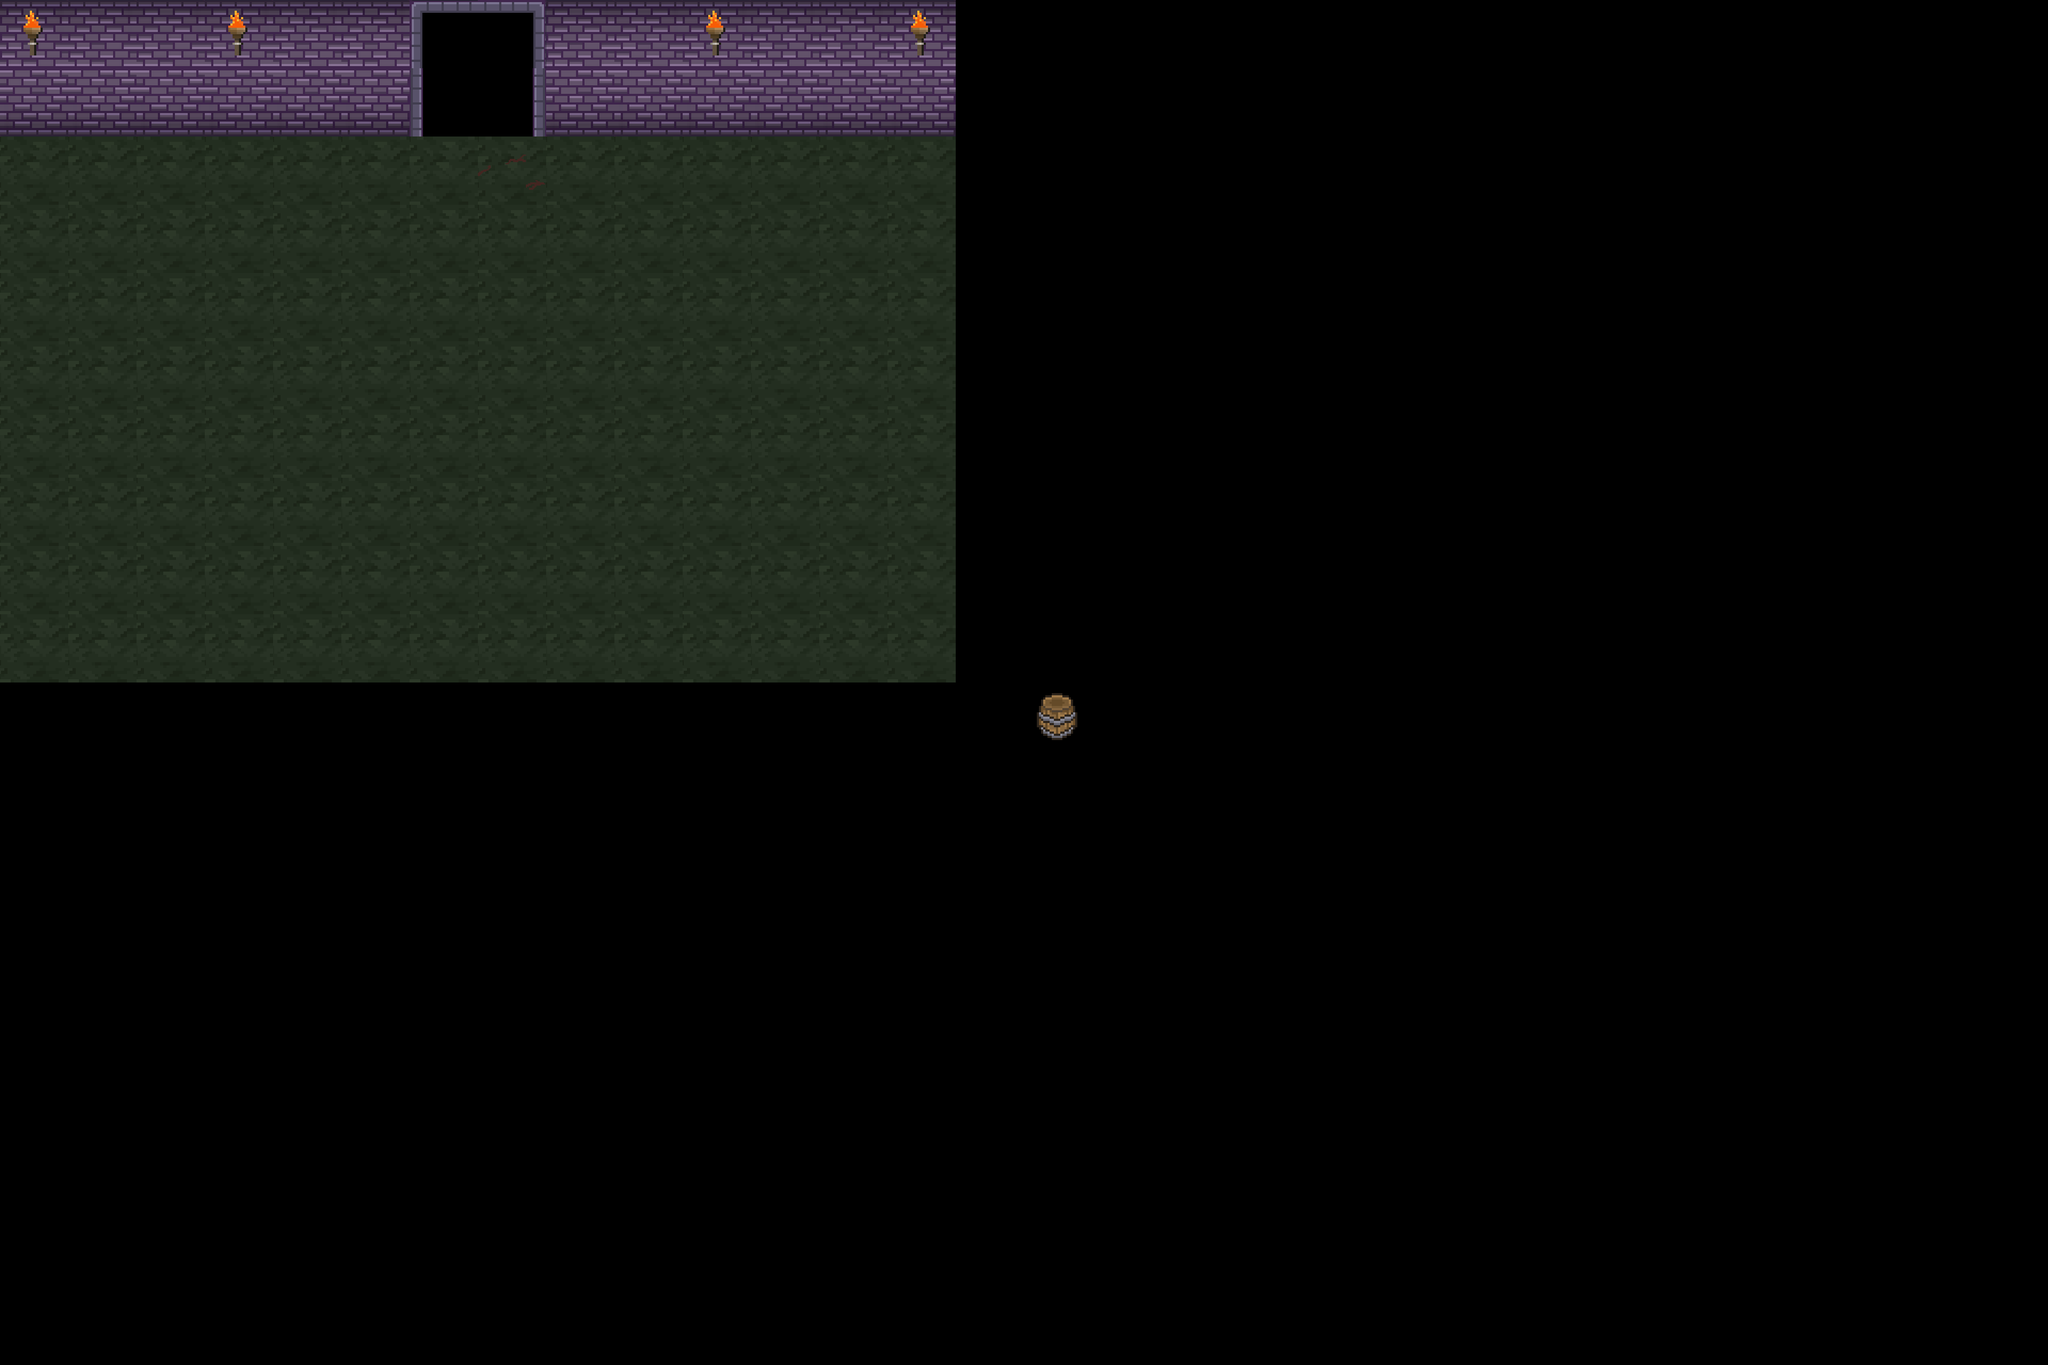

This game map was drawn from its Tiled (.tmx) file and the tilesets committed beside it. A one-line description and the full map source follow:
An orthogonal 30x20 tile map with 128x128 px tiles, 5 tile layers (floor, wall, npc, door, ...) and 4 objects (player).

<map version="1.10" tiledversion="1.11.0" orientation="orthogonal" renderorder="right-down" width="30" height="20" tilewidth="128" tileheight="128" infinite="0" nextlayerid="8" nextobjectid="13">
 <tileset firstgid="1" source="dungeon_tile2.tsx" />
 <layer id="1" name="floor" width="30" height="20">
  <data encoding="csv">
428,428,428,428,428,428,428,428,428,428,428,428,428,428,0,0,0,0,0,0,0,0,0,0,0,0,0,0,0,0,
428,428,428,428,428,428,428,428,428,428,428,428,428,428,0,0,0,0,0,0,0,0,0,0,0,0,0,0,0,0,
428,428,428,428,428,428,428,428,428,428,428,428,428,428,0,0,0,0,0,0,0,0,0,0,0,0,0,0,0,0,
428,428,428,428,428,428,428,428,428,428,428,428,428,428,0,0,0,0,0,0,0,0,0,0,0,0,0,0,0,0,
428,428,428,428,428,428,428,428,428,428,428,428,428,428,0,0,0,0,0,0,0,0,0,0,0,0,0,0,0,0,
428,428,428,428,428,428,428,428,428,428,428,428,428,428,0,0,0,0,0,0,0,0,0,0,0,0,0,0,0,0,
428,428,428,428,428,428,428,428,428,428,428,428,428,428,0,0,0,0,0,0,0,0,0,0,0,0,0,0,0,0,
428,428,428,428,428,428,428,428,428,428,428,428,428,428,0,0,0,0,0,0,0,0,0,0,0,0,0,0,0,0,
428,428,428,428,428,428,428,428,428,428,428,428,428,428,0,0,0,0,0,0,0,0,0,0,0,0,0,0,0,0,
428,428,428,428,428,428,428,428,428,428,428,428,428,428,0,0,0,0,0,0,0,0,0,0,0,0,0,0,0,0,
0,0,0,0,0,0,0,0,0,0,0,0,0,0,0,0,0,0,0,0,0,0,0,0,0,0,0,0,0,0,
0,0,0,0,0,0,0,0,0,0,0,0,0,0,0,0,0,0,0,0,0,0,0,0,0,0,0,0,0,0,
0,0,0,0,0,0,0,0,0,0,0,0,0,0,0,0,0,0,0,0,0,0,0,0,0,0,0,0,0,0,
0,0,0,0,0,0,0,0,0,0,0,0,0,0,0,0,0,0,0,0,0,0,0,0,0,0,0,0,0,0,
0,0,0,0,0,0,0,0,0,0,0,0,0,0,0,0,0,0,0,0,0,0,0,0,0,0,0,0,0,0,
0,0,0,0,0,0,0,0,0,0,0,0,0,0,0,0,0,0,0,0,0,0,0,0,0,0,0,0,0,0,
0,0,0,0,0,0,0,0,0,0,0,0,0,0,0,0,0,0,0,0,0,0,0,0,0,0,0,0,0,0,
0,0,0,0,0,0,0,0,0,0,0,0,0,0,0,0,0,0,0,0,0,0,0,0,0,0,0,0,0,0,
0,0,0,0,0,0,0,0,0,0,0,0,0,0,0,0,0,0,0,0,0,0,0,0,0,0,0,0,0,0,
0,0,0,0,0,0,0,0,0,0,0,0,0,0,0,0,0,0,0,0,0,0,0,0,0,0,0,0,0,0
</data>
 </layer>
 <layer id="2" name="wall" width="30" height="20">
  <data encoding="csv">
3221225549,3221225549,3221225549,3221225549,3221225549,3221225549,3221225549,3221225549,3221225549,3221225549,3221225549,3221225549,3221225549,3221225549,0,0,0,0,0,0,0,0,0,0,0,0,0,0,0,0,
77,77,77,77,77,77,77,77,77,77,77,77,77,77,0,0,0,0,0,0,0,0,0,0,0,0,0,0,0,0,
0,0,0,0,482,482,0,0,482,482,0,0,0,0,0,0,0,0,0,0,0,0,0,0,0,0,0,0,0,0,
0,0,0,0,482,482,0,0,482,482,0,0,0,0,0,0,0,0,0,0,0,0,0,0,0,0,0,0,0,0,
0,0,0,0,482,482,0,0,482,482,0,0,0,0,0,0,0,0,0,0,0,0,0,0,0,0,0,0,0,0,
0,0,0,0,482,482,0,0,482,482,0,0,0,0,0,0,0,0,0,0,0,0,0,0,0,0,0,0,0,0,
0,0,0,0,482,482,0,0,482,482,0,0,0,0,0,0,0,0,0,0,0,0,0,0,0,0,0,0,0,0,
0,0,0,0,0,482,482,482,482,0,0,0,0,0,0,0,0,0,0,0,0,0,0,0,0,0,0,0,0,0,
0,0,0,0,0,0,0,0,0,0,0,0,0,0,0,0,0,0,0,0,0,0,0,0,0,0,0,0,0,0,
0,0,0,0,0,0,0,0,0,0,0,0,0,0,0,0,0,0,0,0,0,0,0,0,0,0,0,0,0,0,
0,0,0,0,0,0,0,0,0,0,0,0,0,0,0,0,0,0,0,0,0,0,0,0,0,0,0,0,0,0,
0,0,0,0,0,0,0,0,0,0,0,0,0,0,0,0,0,0,0,0,0,0,0,0,0,0,0,0,0,0,
0,0,0,0,0,0,0,0,0,0,0,0,0,0,0,0,0,0,0,0,0,0,0,0,0,0,0,0,0,0,
0,0,0,0,0,0,0,0,0,0,0,0,0,0,0,0,0,0,0,0,0,0,0,0,0,0,0,0,0,0,
0,0,0,0,0,0,0,0,0,0,0,0,0,0,0,0,0,0,0,0,0,0,0,0,0,0,0,0,0,0,
0,0,0,0,0,0,0,0,0,0,0,0,0,0,0,0,0,0,0,0,0,0,0,0,0,0,0,0,0,0,
0,0,0,0,0,0,0,0,0,0,0,0,0,0,0,0,0,0,0,0,0,0,0,0,0,0,0,0,0,0,
0,0,0,0,0,0,0,0,0,0,0,0,0,0,0,0,0,0,0,0,0,0,0,0,0,0,0,0,0,0,
0,0,0,0,0,0,0,0,0,0,0,0,0,0,0,0,0,0,0,0,0,0,0,0,0,0,0,0,0,0,
0,0,0,0,0,0,0,0,0,0,0,0,0,0,0,0,0,0,0,0,0,0,0,0,0,0,0,0,0,0
</data>
 </layer>
 <objectgroup id="5" name="player">
  <object id="1" name="player" x="897" y="666" />
 </objectgroup>
 <layer id="7" name="npc" width="30" height="20">
  <data encoding="csv">
0,0,0,0,0,0,0,0,0,0,0,0,0,0,0,0,0,0,0,0,0,0,0,0,0,0,0,0,0,0,
0,0,0,0,0,0,0,0,0,0,0,0,0,0,0,0,0,0,0,0,0,0,0,0,0,0,0,0,0,0,
0,0,0,0,0,0,0,81,0,0,0,0,0,0,0,0,0,0,0,0,0,0,0,0,0,0,0,0,0,0,
0,0,0,0,0,0,0,0,0,0,0,0,0,0,0,0,0,0,0,0,0,0,0,0,0,0,0,0,0,0,
0,0,0,0,0,0,0,0,0,0,0,0,0,0,0,0,0,0,0,0,0,0,0,0,0,0,0,0,0,0,
0,0,0,0,0,0,0,0,0,0,0,0,0,0,0,0,0,0,0,0,0,0,0,0,0,0,0,0,0,0,
0,0,0,0,0,0,0,0,0,0,0,0,0,0,0,0,0,0,0,0,0,0,0,0,0,0,0,0,0,0,
0,0,0,0,0,0,0,0,0,0,0,0,0,0,0,0,0,0,0,0,0,0,0,0,0,0,0,0,0,0,
0,0,0,0,0,0,0,0,0,0,0,0,0,0,0,0,0,0,0,0,0,0,0,0,0,0,0,0,0,0,
0,0,0,0,0,0,0,0,0,0,0,0,0,0,0,0,0,0,0,0,0,0,0,0,0,0,0,0,0,0,
0,0,0,0,0,0,0,0,0,0,0,0,0,0,0,56,0,0,0,0,0,0,0,0,0,0,0,0,0,0,
0,0,0,0,0,0,0,0,0,0,0,0,0,0,0,0,0,0,0,0,0,0,0,0,0,0,0,0,0,0,
0,0,0,0,0,0,0,0,0,0,0,0,0,0,0,0,0,0,0,0,0,0,0,0,0,0,0,0,0,0,
0,0,0,0,0,0,0,0,0,0,0,0,0,0,0,0,0,0,0,0,0,0,0,0,0,0,0,0,0,0,
0,0,0,0,0,0,0,0,0,0,0,0,0,0,0,0,0,0,0,0,0,0,0,0,0,0,0,0,0,0,
0,0,0,0,0,0,0,0,0,0,0,0,0,0,0,0,0,0,0,0,0,0,0,0,0,0,0,0,0,0,
0,0,0,0,0,0,0,0,0,0,0,0,0,0,0,0,0,0,0,0,0,0,0,0,0,0,0,0,0,0,
0,0,0,0,0,0,0,0,0,0,0,0,0,0,0,0,0,0,0,0,0,0,0,0,0,0,0,0,0,0,
0,0,0,0,0,0,0,0,0,0,0,0,0,0,0,0,0,0,0,0,0,0,0,0,0,0,0,0,0,0,
0,0,0,0,0,0,0,0,0,0,0,0,0,0,0,0,0,0,0,0,0,0,0,0,0,0,0,0,0,0
</data>
 </layer>
 <layer id="3" name="door" width="30" height="20">
  <data encoding="csv">
0,0,0,0,0,0,1610612837,101,0,0,0,0,0,0,0,0,0,0,0,0,0,0,0,0,0,0,0,0,0,0,
0,0,0,0,0,0,1610612820,2684354644,0,0,0,0,0,0,0,0,0,0,0,0,0,0,0,0,0,0,0,0,0,0,
0,0,0,0,0,0,0,0,0,0,0,0,0,0,0,0,0,0,0,0,0,0,0,0,0,0,0,0,0,0,
0,0,0,0,0,0,0,0,0,0,0,0,0,0,0,0,0,0,0,0,0,0,0,0,0,0,0,0,0,0,
0,0,0,0,0,0,0,0,0,0,0,0,0,0,0,0,0,0,0,0,0,0,0,0,0,0,0,0,0,0,
0,0,0,0,0,0,0,0,0,0,0,0,0,0,0,0,0,0,0,0,0,0,0,0,0,0,0,0,0,0,
0,0,0,0,0,0,0,0,0,0,0,0,0,0,0,0,0,0,0,0,0,0,0,0,0,0,0,0,0,0,
0,0,0,0,0,0,0,0,0,0,0,0,0,0,0,0,0,0,0,0,0,0,0,0,0,0,0,0,0,0,
0,0,0,0,0,0,0,0,0,0,0,0,0,0,0,0,0,0,0,0,0,0,0,0,0,0,0,0,0,0,
0,0,0,0,0,0,0,0,0,0,0,0,0,0,0,0,0,0,0,0,0,0,0,0,0,0,0,0,0,0,
0,0,0,0,0,0,0,0,0,0,0,0,0,0,0,0,0,0,0,0,0,0,0,0,0,0,0,0,0,0,
0,0,0,0,0,0,0,0,0,0,0,0,0,0,0,0,0,0,0,0,0,0,0,0,0,0,0,0,0,0,
0,0,0,0,0,0,0,0,0,0,0,0,0,0,0,0,0,0,0,0,0,0,0,0,0,0,0,0,0,0,
0,0,0,0,0,0,0,0,0,0,0,0,0,0,0,0,0,0,0,0,0,0,0,0,0,0,0,0,0,0,
0,0,0,0,0,0,0,0,0,0,0,0,0,0,0,0,0,0,0,0,0,0,0,0,0,0,0,0,0,0,
0,0,0,0,0,0,0,0,0,0,0,0,0,0,0,0,0,0,0,0,0,0,0,0,0,0,0,0,0,0,
0,0,0,0,0,0,0,0,0,0,0,0,0,0,0,0,0,0,0,0,0,0,0,0,0,0,0,0,0,0,
0,0,0,0,0,0,0,0,0,0,0,0,0,0,0,0,0,0,0,0,0,0,0,0,0,0,0,0,0,0,
0,0,0,0,0,0,0,0,0,0,0,0,0,0,0,0,0,0,0,0,0,0,0,0,0,0,0,0,0,0,
0,0,0,0,0,0,0,0,0,0,0,0,0,0,0,0,0,0,0,0,0,0,0,0,0,0,0,0,0,0
</data>
 </layer>
 <layer id="4" name="objects" width="30" height="20">
  <data encoding="csv">
51,0,0,51,0,0,0,0,0,0,51,0,0,51,0,0,0,0,0,0,0,0,0,0,0,0,0,0,0,0,
0,0,0,0,0,0,0,0,0,0,0,0,0,0,0,0,0,0,0,0,0,0,0,0,0,0,0,0,0,0,
0,0,0,0,0,0,0,0,0,0,0,0,0,0,0,0,0,0,0,0,0,0,0,0,0,0,0,0,0,0,
0,0,0,0,0,0,0,0,0,0,0,0,0,0,0,0,0,0,0,0,0,0,0,0,0,0,0,0,0,0,
0,0,0,0,0,0,0,0,0,0,0,0,0,0,0,0,0,0,0,0,0,0,0,0,0,0,0,0,0,0,
0,0,0,0,0,0,0,0,0,0,0,0,0,0,0,0,0,0,0,0,0,0,0,0,0,0,0,0,0,0,
0,0,0,0,0,0,0,0,0,0,0,0,0,0,0,0,0,0,0,0,0,0,0,0,0,0,0,0,0,0,
0,0,0,0,0,0,0,0,0,0,0,0,0,0,0,0,0,0,0,0,0,0,0,0,0,0,0,0,0,0,
0,0,0,0,0,0,0,0,0,0,0,0,0,0,0,0,0,0,0,0,0,0,0,0,0,0,0,0,0,0,
0,0,0,0,0,0,0,0,0,0,0,0,0,0,0,0,0,0,0,0,0,0,0,0,0,0,0,0,0,0,
0,0,0,0,0,0,0,0,0,0,0,0,0,0,0,0,0,0,0,0,0,0,0,0,0,0,0,0,0,0,
0,0,0,0,0,0,0,0,0,0,0,0,0,0,0,0,0,0,0,0,0,0,0,0,0,0,0,0,0,0,
0,0,0,0,0,0,0,0,0,0,0,0,0,0,0,0,0,0,0,0,0,0,0,0,0,0,0,0,0,0,
0,0,0,0,0,0,0,0,0,0,0,0,0,0,0,0,0,0,0,0,0,0,0,0,0,0,0,0,0,0,
0,0,0,0,0,0,0,0,0,0,0,0,0,0,0,0,0,0,0,0,0,0,0,0,0,0,0,0,0,0,
0,0,0,0,0,0,0,0,0,0,0,0,0,0,0,0,0,0,0,0,0,0,0,0,0,0,0,0,0,0,
0,0,0,0,0,0,0,0,0,0,0,0,0,0,0,0,0,0,0,0,0,0,0,0,0,0,0,0,0,0,
0,0,0,0,0,0,0,0,0,0,0,0,0,0,0,0,0,0,0,0,0,0,0,0,0,0,0,0,0,0,
0,0,0,0,0,0,0,0,0,0,0,0,0,0,0,0,0,0,0,0,0,0,0,0,0,0,0,0,0,0,
0,0,0,0,0,0,0,0,0,0,0,0,0,0,0,0,0,0,0,0,0,0,0,0,0,0,0,0,0,0
</data>
 </layer>
 <objectgroup id="6" name="door">
  <properties>
   <property name="path" value="parada" />
  </properties>
  <object id="5" x="768" y="128">
   <properties>
    <property name="path" value="../map/meet.tmx" />
   </properties>
  </object>
  <object id="6" x="1024" y="128">
   <properties>
    <property name="path" value="../map/meet.tmx" />
   </properties>
  </object>
  <object id="12" x="896" y="512">
   <properties>
    <property name="path" value="parada" />
   </properties>
  </object>
 </objectgroup>
</map>
